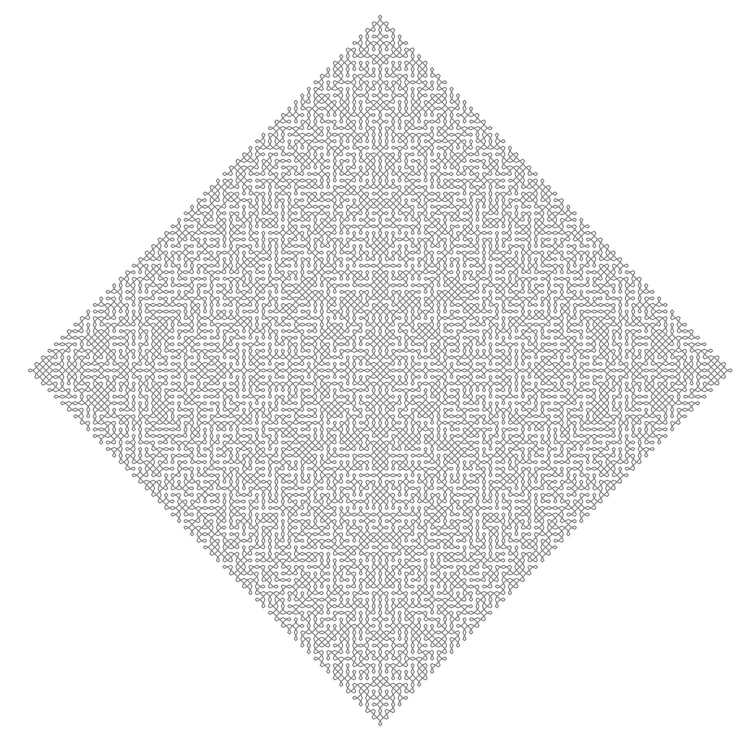
#> input picture Kolam109-Images/kolam109-0.jpg, 1500 x 1500 px (shown at 1/2 size)
$ python -i Kolam_Generator.py   (imports and definitions only)
#> lines starting #> are read from the running program, lines starting #| are printed output that depends on the picture; after the words box and inside, x2 and y2 are one past the last pixel; in counts of white or black regions, pixels touching at a corner belong together
#> further down, picture is the input picture: shape (1500, 1500, 3); min 91, max 255, mean 235
# Kolam_Generator.py
import streamlit as st
from PIL import Image, ImageDraw, ImageFilter
import numpy as np
import cv2
import io
from skimage.metrics import structural_similarity as ssim
from skimage import filters
import math
import random

# -----------------------------
# Dependencies note:
# pip install pillow numpy opencv-python scikit-image streamlit
# -----------------------------

# [2 lines not run here, left out]

# -----------------------------
# Kolam generator (procedural, CPU-friendly)
# -----------------------------
# [164 lines left out: functions catmull_rom_spline, points_to_curve, generate_dot_grid, generate_kolam_image, not called in this run]

# -----------------------------
# KOLAM ACCURACY ANALYZER (kept from your original file - minimal)
# -----------------------------
class KolamAnalyzer:
    def __init__(self):
        self.weights = {
            'symmetry': 0.45,
            'continuous_lines': 0.35,
            'dot_presence': 0.20
        }

    def preprocess_image(self, image):
        if isinstance(image, Image.Image):
            img_array = np.array(image.convert('L'))
        else:
            img_array = cv2.cvtColor(image, cv2.COLOR_BGR2GRAY)
        blurred = filters.gaussian(img_array, sigma=1.0)
        binary = blurred < filters.threshold_otsu(blurred)
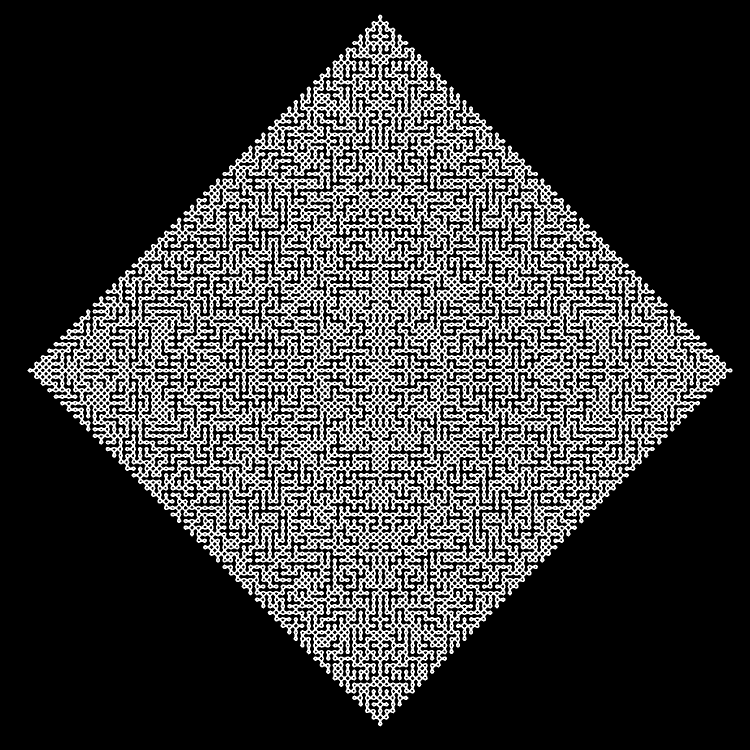
#> binary: shape (1500, 1500) bool (shown at 1/2 size); 22.4% white; 1 white region, box (x1, y1, x2, y2) and area: (55, 29, 1465, 1453) 504009
        return (binary.astype(np.uint8) * 255)

    # [24 lines left out: function check_symmetry, not called in this run]

    def check_continuous_lines(self, image):
        processed = self.preprocess_image(image)
        kernel = np.ones((3, 3), np.uint8)
        processed = cv2.morphologyEx(processed, cv2.MORPH_CLOSE, kernel)
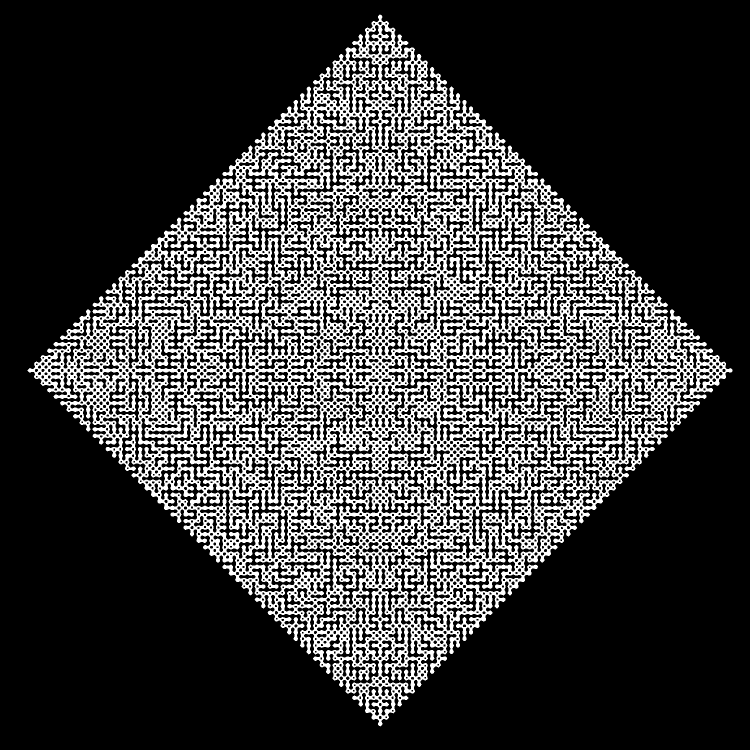
#> processed: shape (1500, 1500) (shown at 1/2 size); 24% white; 1 white region
        contours, _ = cv2.findContours(processed, cv2.RETR_EXTERNAL, cv2.CHAIN_APPROX_SIMPLE)
#> contours = 1 contour; box (x1, y1, x2, y2) and area: (55, 29, 1465, 1453) 955317
        if not contours:
            return 0.0
        total_length = sum(cv2.arcLength(c, True) for c in contours)
#> total_length = 16459.3
        avg_length = total_length / len(contours)
#> avg_length = 16459.3
        diag = np.sqrt(processed.shape[0] ** 2 + processed.shape[1] ** 2)
#> diag = 2121.3
        return min(1.0, max(avg_length / (diag * 0.6), 0.0))

    # [18 lines left out: functions detect_dots, calculate_overall_accuracy, not called in this run]

# -----------------------------
# Streamlit UI (kept similar)
# -----------------------------
if 'analyzer' not in st.session_state:
    st.session_state.analyzer = KolamAnalyzer()
if "gallery" not in st.session_state:
    st.session_state.gallery = []

# Sidebar
# [1 line not run here, left out]
# [1 line that did not run here, left out]
# [6 lines not run here, left out]

color_palettes = {
    "Traditional White": {"bg": (20,20,20), "stroke": (255,255,255)},
    "Vibrant Festival": {"bg": (34,18,12), "stroke": (255,165,90)},
    "Pastel Dream": {"bg": (250,250,250), "stroke": (130,90,200)}
}
# [1 line that did not run here, left out]
# [1 line that did not run here, left out]
# [1 line that did not run here, left out]

# [33 lines not run here, left out]

>>> import cv2
>>> picture = cv2.imread('Kolam109-Images/kolam109-0.jpg')
>>> result = KolamAnalyzer().check_continuous_lines(picture)
#> result = 1

$ run again, on Kolam109-Images/kolam109-10.jpg
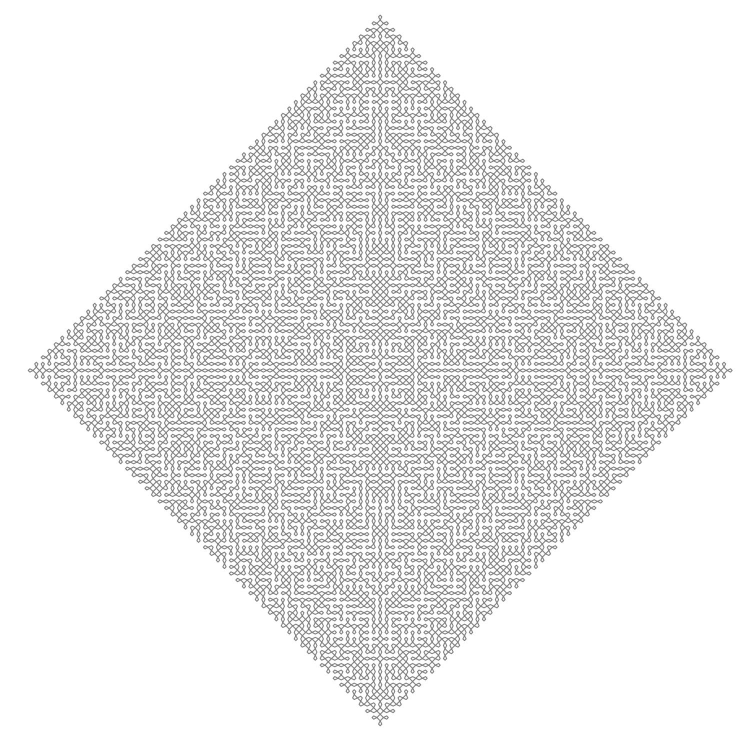
#> input picture Kolam109-Images/kolam109-10.jpg, 1500 x 1500 px (shown at 1/2 size)
#> picture is the input picture: shape (1500, 1500, 3); min 91, max 255, mean 235.2
#> in preprocess_image, `binary = blurred < filters.threshold_otsu(blurred)`:
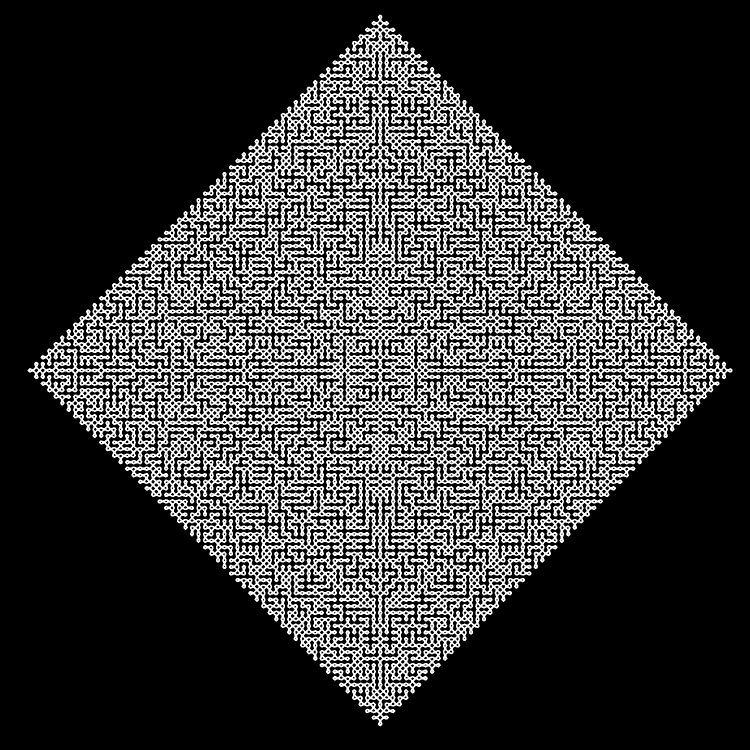
#> binary: shape (1500, 1500) bool (shown at 1/2 size); 22.2% white; 1 white region, box (x1, y1, x2, y2) and area: (55, 29, 1465, 1453) 498505
#> in check_continuous_lines, `processed = cv2.morphologyEx(processed, cv2.MORPH_CLOSE, kernel)`:
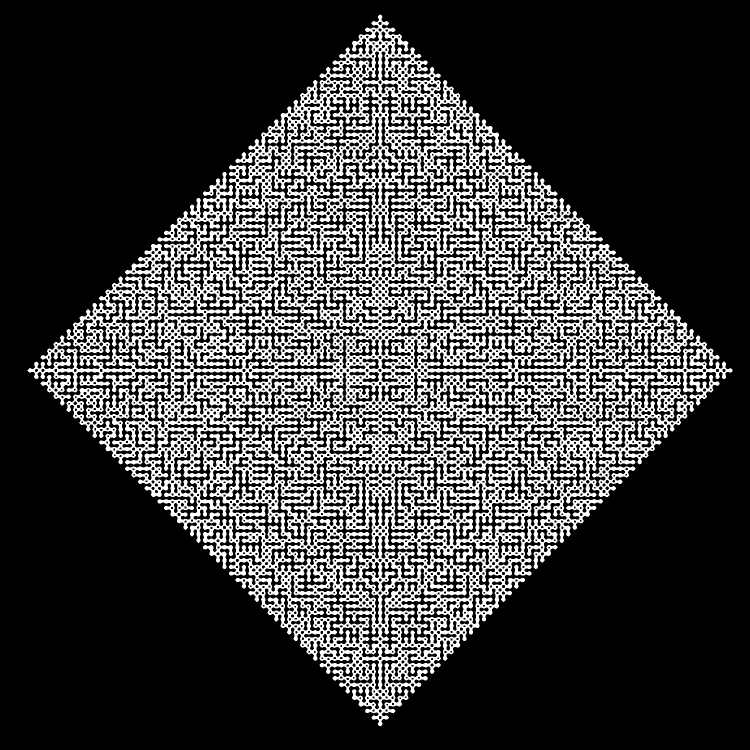
#> processed: shape (1500, 1500) (shown at 1/2 size); 23.7% white; 1 white region
#> contours = 1 contour; box (x1, y1, x2, y2) and area: (55, 29, 1465, 1453) 923518
#> total_length = 26105.8
#> result = 1
